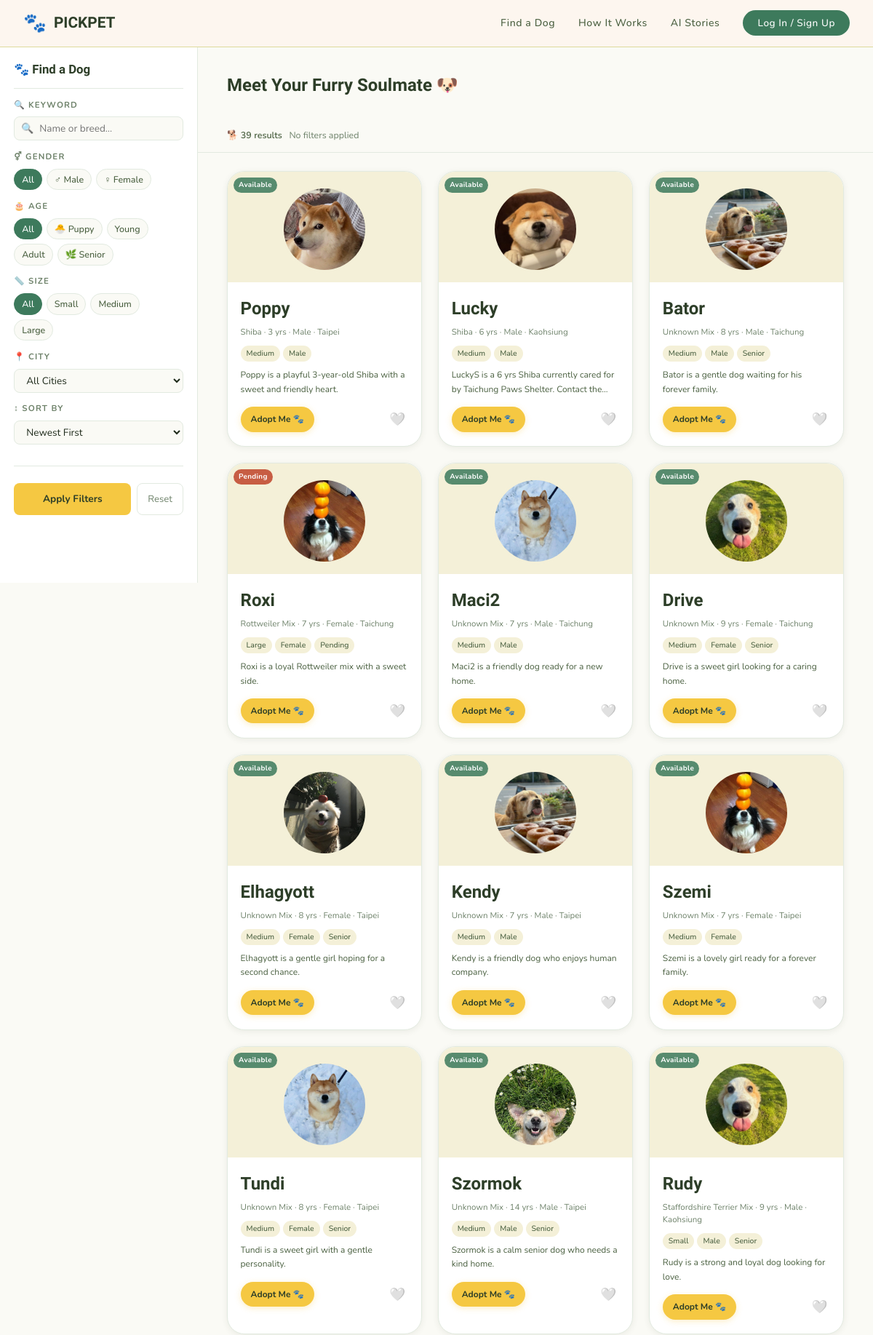
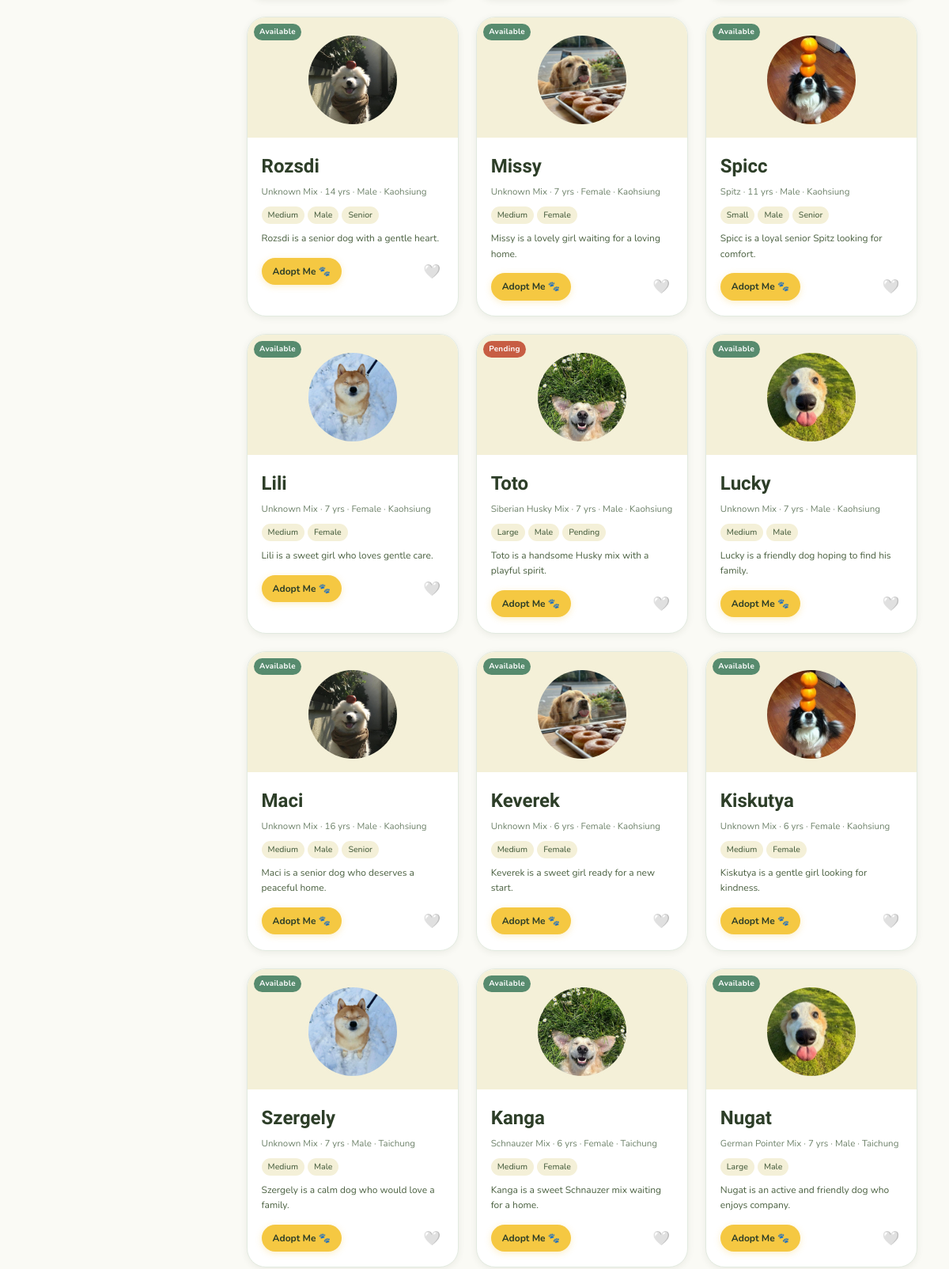
/find-a-dog/ (upper part), run on the app's committed database (2 pictures, top to bottom).
### tables this page shows
CREATE TABLE Dog (
    Dog_ID INTEGER PRIMARY KEY,
    Shelter_ID INTEGER NOT NULL,
    Name TEXT NOT NULL,
    Gender TEXT CHECK (Gender IN ('Male', 'Female', 'Unknown')),
    Age INTEGER CHECK (Age >= 0),
    Breed TEXT,
    Image_URL TEXT, Description TEXT,
    FOREIGN KEY (Shelter_ID) REFERENCES Shelter(Shelter_ID)
);

### app/dogs/routes.py (the view)
@dogs_bp.route("/find-a-dog/", methods=["GET"])
def list_dogs():
    q = _first_arg("q", "search", "keyword")
    gender = _normalize(_first_arg("gender", "sex"), GENDER_MAP)
    age_group = _normalize(_first_arg("age_group", "age"), AGE_GROUP_MAP)
    size = _normalize(_first_arg("size", "weight_group", "weight"), SIZE_MAP)
    city = _first_arg("city")
    good_with = _first_arg("good_with")
    sort = _normalize(_first_arg("sort", default="newest"), SORT_MAP, "newest")
    dogs = Dog.search(
        q=q,
        gender=gender,
        age_group=age_group,
        size=size,
        city=city,
        sort=sort,
    )
    filters = {
        "q": q,
        "gender": gender,
        "age_group": age_group,
        "size": size,
        "city": city,
        "good_with": good_with,
        "sort": sort,
    }
    stats = {
        "total": len(dogs),
        "available": len([dog for dog in dogs if dog.availability == "Available"]),
        "pending": len([dog for dog in dogs if dog.availability == "Pending"]),
        "adopted": len([dog for dog in dogs if dog.availability == "Adopted"]),
    }
    user_id = session.get('user_id')
    liked_ids = set()
    favorite_dogs = []
    if user_id:
        liked_ids = set(Favorite.get_user_favorite_ids(user_id))
        favorite_dogs = Favorite.get_user_favorite_dogs(user_id)
    return render_template(
        "dogs/list.html",
        dogs=dogs,
        dogs_json=[dog.to_dict() for dog in dogs],
        filters=filters,
        stats=stats,
        liked_ids=liked_ids,
        favorite_dogs=favorite_dogs,
    )

### app/__init__.py (called while the page is built, shortened)
def create_app():
    app = Flask(__name__)
    app.config["DATABASE"] = "database/pickpet.db"
    app.config["SECRET_KEY"] = "pickpet-secret-key-2025"
    app.teardown_appcontext(close_db)
    run_startup_migrations(app)
    from app.main_routes import main
    from app.dogs.routes import dogs_bp
    from app.auth.routes import auth_bp
    from app.applications.routes import applications_bp
    from app.admin.routes import admin_bp
    from app.ai.routes import ai_bp
    app.register_blueprint(main)
    app.register_blueprint(dogs_bp)
    app.register_blueprint(auth_bp)
    app.register_blueprint(applications_bp)
    app.register_blueprint(admin_bp)
    app.register_blueprint(ai_bp)
    @app.context_processor
    def inject_notif_count():
        user_id = session.get('user_id')
        if not user_id:
            return {'notif_count': 0}
    return app

### app/database.py (called while the page is built)
def get_db():
    if "db" not in g:
        g.db = sqlite3.connect(current_app.config["DATABASE"])
        g.db.row_factory = sqlite3.Row # We can access columns by name
    return g.db

### app/dogs/routes.py (called while the page is built)
def _first_arg(*names, default=""):
    for name in names:
        value = request.args.get(name, "").strip()
        if value:
            return value
    return default

def _normalize(value, mapping, default=""):
    if not value:
        return default
    return mapping.get(value.lower(), value)

### app/models/dog.py (called while the page is built)
    def _derive_city(self):
        source = ""
        if self.shelter:
            source = f"{self.shelter.name} {self.shelter.location}".lower()
        if "taipei" in source:
            return "Taipei"
        if "new taipei" in source:
            return "New Taipei"
        if "taichung" in source:
            return "Taichung"
        if "tainan" in source:
            return "Tainan"
        if "kaohsiung" in source:
            return "Kaohsiung"
        return "Unknown"

    def _derive_size(self):
        breed = self.breed.lower()
        if any(keyword in breed for keyword in SMALL_BREEDS):
            return "Small"
        if any(keyword in breed for keyword in LARGE_BREEDS):
            return "Large"
        return "Medium"

    def _derive_tags(self):
        tags = [self.size, self.gender]
        if self.raw_age < 1:
            tags.append("Puppy")
        elif self.raw_age >= 8:
            tags.append("Senior")
        if self.availability != "Available":
            tags.append(self.availability)
        return tags

### app/templates/dogs/list.html (shortened to what this page needs)
{% extends 'base.html' %}
{% block content %}
<div class="browse-page">
  <aside class="sidebar">
    <div class="sidebar-brand">
      🐾 Find a Dog
    </div>
    <form method="GET" action="{{ url_for('dogs.list_dogs') }}" id="filterForm">
      <div class="sidebar-section">
        <span class="sidebar-label">🔍 Keyword</span>
        <div class="sidebar-search">
          <span class="search-icon">🔍</span>
          <input type="text" name="q" value="{{ filters.q }}"
                 placeholder="Name or breed…" autocomplete="off"/>
        </div>
      </div>
      <div class="sidebar-section">
        <span class="sidebar-label">⚥ Gender</span>
        <div class="chip-group">
          <label for="g-all">All</label>
          <label for="g-male">♂ Male</label>
          <label for="g-female">♀ Female</label>
        </div>
      </div>
      <div class="sidebar-section">
        <span class="sidebar-label">🎂 Age</span>
        <div class="chip-group">
          <label for="a-all">All</label>
          <label for="a-puppy">🐣 Puppy</label>
          <label for="a-young">Young</label>
          <label for="a-adult">Adult</label>
          <label for="a-senior">🌿 Senior</label>
        </div>
      </div>
      <div class="sidebar-section">
        <span class="sidebar-label">📏 Size</span>
        <div class="chip-group">
          <label for="s-all">All</label>
          <label for="s-small">Small</label>
          <label for="s-medium">Medium</label>
          <label for="s-large">Large</label>
        </div>
      </div>
      <div class="sidebar-section">
        <span class="sidebar-label">📍 City</span>
        <select name="city" class="sidebar-select">
          <option value="">All Cities</option>
        </select>
      </div>
      <div class="sidebar-section">
        <span class="sidebar-label">↕ Sort By</span>
        <select name="sort" class="sidebar-select">
          <option value="newest" {% if filters.sort == 'newest' %}selected{% endif %}>Newest First</option>
        </select>
      </div>
      <div class="sidebar-actions">
        <button type="submit" class="btn-apply">Apply Filters</button>
        <a href="{{ url_for('dogs.list_dogs') }}" class="btn-reset">Reset</a>
      </div>
    </form>
  </aside>
  <main class="browse-main">
    <div class="browse-header">
      <h1 class="browse-title">Meet Your Furry Soulmate 🐶</h1>
    </div>
    {% set has_filters = filters.q or filters.gender or filters.age_group or filters.size or filters.city %}
    <div class="filter-bar">
      <span class="filter-bar-count">
        🐕 {{ stats.total }} result{{ 's' if stats.total != 1 else '' }}
      </span>
      {% if has_filters %}
        <span class="filter-bar-label">Filters:</span>
        {% if filters.q %}
        <span class="filter-bar-chip">
          🔍 "{{ filters.q }}"
          <a href="{{ url_for('dogs.list_dogs', gender=filters.gender, age_group=filters.age_group, size=filters.size, city=filters.city, sort=filters.sort) }}" title="Remove">✕</a>
        </span>
        {% endif %}
        {% if filters.gender %}
        <span class="filter-bar-chip">
          ⚥ {{ filters.gender }}
          <a href="{{ url_for('dogs.list_dogs', q=filters.q, age_group=filters.age_group, size=filters.size, city=filters.city, sort=filters.sort) }}" title="Remove">✕</a>
        </span>
        {% endif %}
        {% if filters.age_group %}
        <span class="filter-bar-chip">
          🎂 {{ filters.age_group|capitalize }}
          <a href="{{ url_for('dogs.list_dogs', q=filters.q, gender=filters.gender, size=filters.size, city=filters.city, sort=filters.sort) }}" title="Remove">✕</a>
        </span>
        {% endif %}
        {% if filters.size %}
        <span class="filter-bar-chip">
          📏 {{ filters.size }}
          <a href="{{ url_for('dogs.list_dogs', q=filters.q, gender=filters.gender, age_group=filters.age_group, city=filters.city, sort=filters.sort) }}" title="Remove">✕</a>
        </span>
        {% endif %}
        {% if filters.city %}
        <span class="filter-bar-chip">
          📍 {{ filters.city }}
          <a href="{{ url_for('dogs.list_dogs', q=filters.q, gender=filters.gender, age_group=filters.age_group, size=filters.size, sort=filters.sort) }}" title="Remove">✕</a>
        </span>
        {% endif %}
        <a href="{{ url_for('dogs.list_dogs') }}" class="filter-bar-clear">✕ Clear all</a>
      {% else %}
        <span style="font-size:0.78rem;color:var(--gray);">No filters applied</span>
      {% endif %}
    </div>
    {% if dogs %}
      <div class="dogs-grid" id="dogs">
        {% for dog in dogs %}
        <div class="dog-card" onclick="window.location='{{ url_for('dogs.dog_detail', dog_id=dog.id) }}'">
          <span class="dog-status-badge {% if dog.availability == 'Pending' %}pending{% endif %}">
            {% if dog.availability == 'Pending' %}Pending
            {% else %}Available{% endif %}
          </span>
          <div class="dog-card-circle-wrap">
            <div class="dog-card-img-circle">
              {% if dog.image_url %}
                <img src="{{ dog.image_url }}" alt="{{ dog.name }}"/>
              {% else %}
                <div class="dog-card-img-placeholder"
                     data-color="{{ dog.color or '#D9A57A' }}"
                     data-spot="{{ dog.spot_color or '#C4714A' }}"
                     data-id="{{ dog.id }}">
                </div>
              {% endif %}
            </div>
          </div>
          <div class="dog-card-body">
            <p class="dog-card-name">{{ dog.name }}</p>
            <p class="dog-card-meta">{{ dog.breed }} · {{ dog.age }} · {{ dog.gender }} · {{ dog.city }}</p>
            <div class="dog-tags">
              {% for tag in dog.tags[:3] %}
                <span class="dog-tag">{{ tag }}</span>
              {% endfor %}
            </div>
            <p class="dog-story">{{ dog.ai_story or dog.description or 'Click to generate an AI story!' }}</p>
            <div class="dog-card-footer">
              <a href="{{ url_for('dogs.dog_detail', dog_id=dog.id) }}"
                 class="adopt-btn" onclick="event.stopPropagation()">Adopt Me 🐾</a>
              <button class="heart-btn {% if dog.id in liked_ids %}liked{% endif %}"
                data-heart="{{ dog.id }}" onclick="event.stopPropagation()">
                {{ '❤️' if dog.id in liked_ids else '🤍' }}
              </button>
            </div>
          </div>
        </div>
        {% endfor %}
      </div>
    {% endif %}
  </main>
</div>
{% endblock %}

### app/static/css/style.css (style rules this page uses)
:root { --cream: #FAFAF5; --warm-white: #FFFFFF; --sand: #F4F0D8; --tan: #DEDA9C; --brown: #4A6040; --dark-brown: #2D3E28; --ink: #1E2A1A; --gray: #6E826A; --light-gray: #E2EAE0; --terracotta: #F5C842; --sage: #3D7A5C; --muted-sage: #A8CBB8; --sky-blue: #6AAFD6; --pale-blue: #D6EDF8; --sakura: #F2A8B8; --pale-sakura: #FDE8EE; --pale-yellow: #FBF5CC; --font-serif: 'Nerko One', cursive; --font-sans: 'Nunito', sans-serif; --radius-sm: 8px; --radius-md: 16px; --radius-lg: 24px; --radius-xl: 40px; --shadow-sm: 0 2px 8px rgba(45,62,40,0.08); --shadow-md: 0 4px 20px rgba(45,62,40,0.12); --shadow-lg: 0 8px 40px rgba(45,62,40,0.16); }
* { margin: 0; padding: 0; box-sizing: border-box; }
html { scroll-behavior: smooth; }
body { font-family: var(--font-sans); background-color: var(--cream); color: var(--ink); line-height: 1.7; overflow-x: hidden; }
.dogs-grid { display: grid; grid-template-columns: repeat(auto-fill, minmax(260px, 1fr)); gap: 1.8rem; }
.dog-card { background: var(--warm-white); border-radius: var(--radius-lg); box-shadow: 4px 4px 0 var(--tan); border: 1.5px solid var(--tan); transition: all 0.3s ease; cursor: pointer; position: relative; }
.dog-status-badge { position: absolute; top: 10px; left: 10px; z-index: 2; background: rgba(61,122,92,0.85); color: #fff; font-size: 0.62rem; font-weight: 600; padding: 2px 7px; border-radius: 100px; letter-spacing: 0.04em; white-space: nowrap; }
.dog-card-body { padding: 1.4rem; }
.dog-card-name { font-family: var(--font-serif); font-size: 1.5rem; font-weight: 700; color: var(--dark-brown); margin-bottom: 4px; }
.dog-card-meta { font-size: 0.8rem; color: var(--gray); margin-bottom: 0.8rem; }
.dog-tags { display: flex; flex-wrap: wrap; gap: 6px; margin-bottom: 1rem; }
.dog-tag { background: var(--pale-blue); color: #2A6E96; font-size: 0.72rem; padding: 3px 10px; border-radius: 100px; font-weight: 500; }
.dog-story { font-size: 0.82rem; color: var(--brown); line-height: 1.7; margin-bottom: 1.1rem; display: -webkit-box; -webkit-line-clamp: 3; -webkit-box-orient: vertical; overflow: hidden; }
.dog-card-footer { display: flex; align-items: center; justify-content: space-between; }
.adopt-btn { background: var(--sage); color: #fff; border: none; border-radius: 100px; padding: 8px 18px; font-size: 0.82rem; font-weight: 500; cursor: pointer; font-family: var(--font-sans); transition: all 0.2s; text-decoration: none; display: inline-block; }
.heart-btn { background: none; border: none; cursor: pointer; font-size: 1.3rem; transition: transform 0.2s; padding: 4px; }
.dog-card-circle-wrap { display: flex; justify-content: center; padding-top: 3.2rem; padding-bottom: 0.4rem; position: relative; }
.dog-card-img-circle { width: 160px; height: 160px; border-radius: 50%; overflow: hidden; border: 4px solid var(--sand); background: var(--sand); display: flex; align-items: center; justify-content: center; flex-shrink: 0; }
.dog-card-img-circle img { width: 100%; height: 100%; object-fit: cover; }
.dog-card-img-circle { overflow: hidden; }

### data on the page
Dog: image_url (picture), name "Poppy", breed "Shiba", gender "Male", Gender "Male", Description "Poppy is a playful 3-year-old Shiba with a sweet and friendly heart."
Dog: image_url (picture), name "Lucky", breed "Shiba", gender "Male", Gender "Male", Description "LuckyS is a 6 yrs Shiba currently cared for by Taichung Paws Shelter. Contact…"
Dog: image_url (picture), name "Bator", breed "Unknown Mix", gender "Male", Gender "Male", Description "Bator is a gentle dog waiting for his forever family."
Dog: image_url (picture), name "Roxi", breed "Rottweiler Mix", gender "Female", Gender "Female", Description "Roxi is a loyal Rottweiler mix with a sweet side."
Dog: image_url (picture), name "Maci2", breed "Unknown Mix", gender "Male", Gender "Male", Description "Maci2 is a friendly dog ready for a new home."
Dog: image_url (picture), name "Drive", breed "Unknown Mix", gender "Female", Gender "Female", Description "Drive is a sweet girl looking for a caring home."
Dog: image_url (picture), name "Elhagyott", breed "Unknown Mix", gender "Female", Gender "Female", Description "Elhagyott is a gentle girl hoping for a second chance."
Dog: image_url (picture), name "Kendy", breed "Unknown Mix", gender "Male", Gender "Male", Description "Kendy is a friendly dog who enjoys human company."
Dog: image_url (picture), name "Szemi", breed "Unknown Mix", gender "Female", Gender "Female", Description "Szemi is a lovely girl ready for a forever family."
Dog: image_url (picture), name "Tundi", breed "Unknown Mix", gender "Female", Gender "Female", Description "Tundi is a sweet girl with a gentle personality."
Dog: image_url (picture), name "Szormok", breed "Unknown Mix", gender "Male", Gender "Male", Description "Szormok is a calm senior dog who needs a kind home."
Dog: image_url (picture), name "Rudy", breed "Staffordshire Terrier Mix", gender "Male", Gender "Male", Description "Rudy is a strong and loyal dog looking for love."
Dog: image_url (picture), name "Rozsdi", breed "Unknown Mix", gender "Male", Gender "Male", Description "Rozsdi is a senior dog with a gentle heart."
Dog: image_url (picture), name "Missy", breed "Unknown Mix", gender "Female", Gender "Female", Description "Missy is a lovely girl waiting for a loving home."
Dog: image_url (picture), name "Spicc", breed "Spitz", gender "Male", Gender "Male", Description "Spicc is a loyal senior Spitz looking for comfort."
Dog: image_url (picture), name "Lili", breed "Unknown Mix", gender "Female", Gender "Female", Description "Lili is a sweet girl who loves gentle care."
Dog: image_url (picture), name "Toto", breed "Siberian Husky Mix", gender "Male", Gender "Male", Description "Toto is a handsome Husky mix with a playful spirit."
Dog: image_url (picture), name "Lucky", breed "Unknown Mix", gender "Male", Gender "Male", Description "Lucky is a friendly dog hoping to find his family."
Dog: image_url (picture), name "Maci", breed "Unknown Mix", gender "Male", Gender "Male", Description "Maci is a senior dog who deserves a peaceful home."
Dog: image_url (picture), name "Keverek", breed "Unknown Mix", gender "Female", Gender "Female", Description "Keverek is a sweet girl ready for a new start."
Dog: image_url (picture), name "Kiskutya", breed "Unknown Mix", gender "Female", Gender "Female", Description "Kiskutya is a gentle girl looking for kindness."
Dog: image_url (picture), name "Szergely", breed "Unknown Mix", gender "Male", Gender "Male", Description "Szergely is a calm dog who would love a family."
Dog: image_url (picture), name "Kanga", breed "Schnauzer Mix", gender "Female", Gender "Female", Description "Kanga is a sweet Schnauzer mix waiting for a home."
Dog: image_url (picture), name "Nugat", breed "German Pointer Mix", gender "Male", Gender "Male", Description "Nugat is an active and friendly dog who enjoys company."

### other printed values
{{ stats.total }} "39"
{{ 's' if stats.total != 1 else '' }} "s"
{{ dog.age }} "3 yrs" "6 yrs" "8 yrs" "7 yrs" "7 yrs" "9 yrs" "8 yrs" "7 yrs" "7 yrs" "8 yrs" "14 yrs" "9 yrs" "14 yrs" "7 yrs" "11 yrs" "7 yrs" "7 yrs" "7 yrs" "16 yrs" "6 yrs" "6 yrs" "7 yrs" "6 yrs" "7 yrs"
{{ dog.city }} "Taipei" "Kaohsiung" "Taichung" "Taichung" "Taichung" "Taichung" "Taipei" "Taipei" "Taipei" "Taipei" "Taipei" "Kaohsiung" "Kaohsiung" "Kaohsiung" "Kaohsiung" "Kaohsiung" "Kaohsiung" "Kaohsiung" "Kaohsiung" "Kaohsiung" "Kaohsiung" "Taichung" "Taichung" "Taichung"
{{ tag }} "Medium" "Medium" "Medium" "Senior" "Large" "Pending" "Medium" "Medium" "Senior" "Medium" "Senior" "Medium" "Medium" "Medium" "Senior" "Medium" "Senior" "Small" "Senior" "Medium" "Senior" "Medium" "Small" "Senior" "Medium" "Large" "Pending" "Medium" "Medium" "Senior" "Medium" "Medium" "Medium" "Medium" "Large"
{{ '❤️' if dog.id in liked_ids else '🤍' }} "🤍" "🤍" "🤍" "🤍" "🤍" "🤍" "🤍" "🤍" "🤍" "🤍" "🤍" "🤍" "🤍" "🤍" "🤍" "🤍" "🤍" "🤍" "🤍" "🤍" "🤍" "🤍" "🤍" "🤍"
